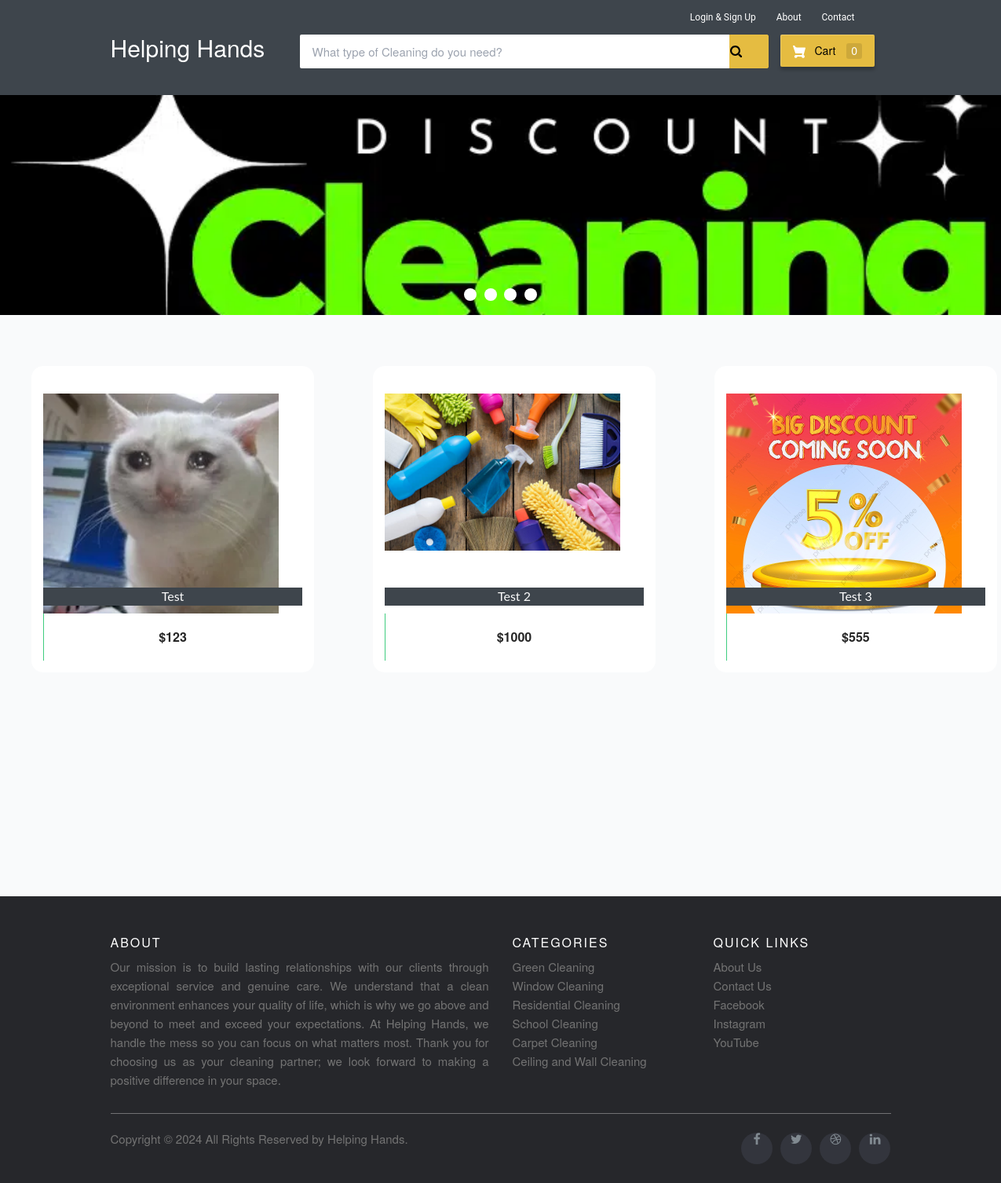
Before: / with the older database file.
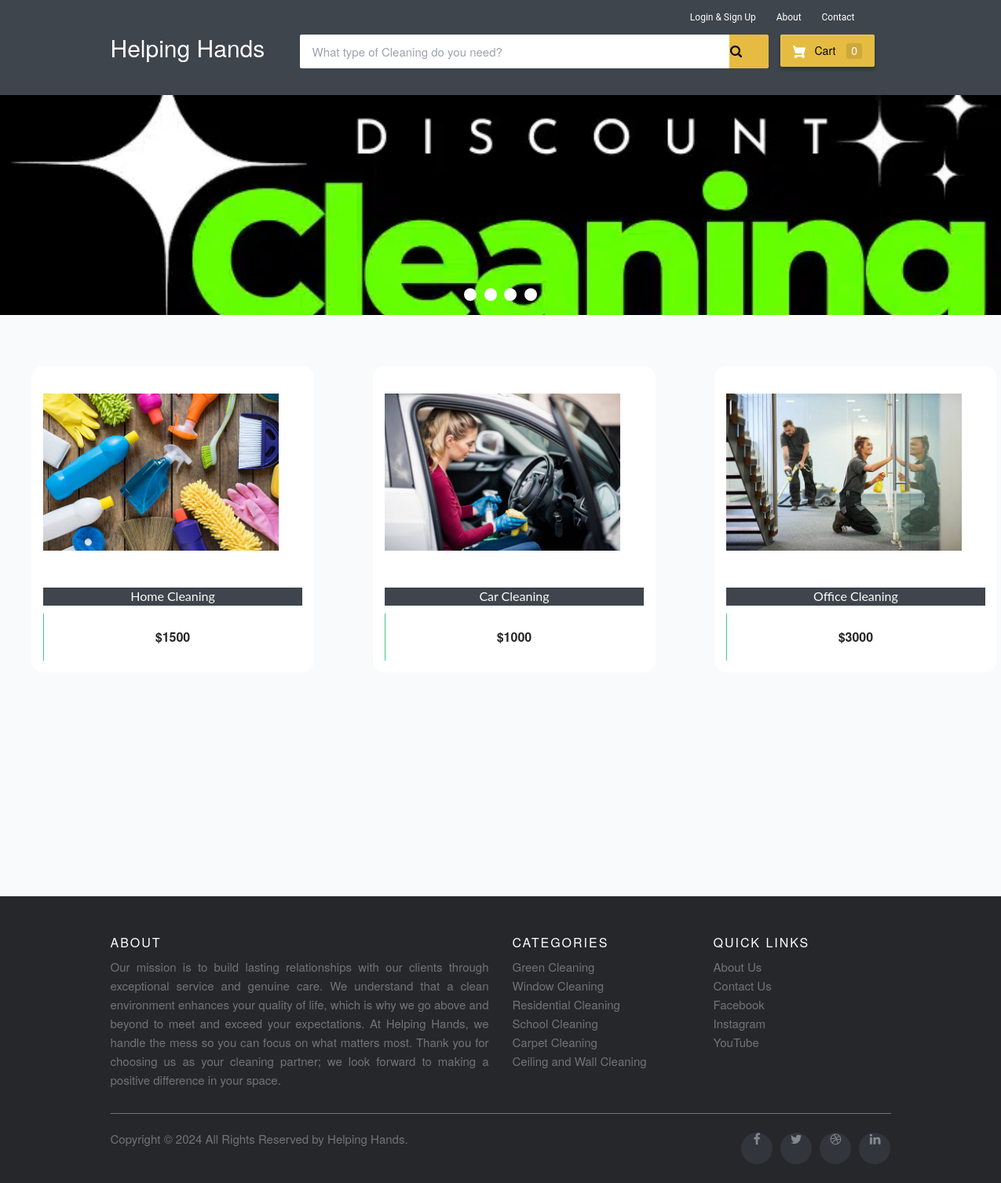
After: the same page with the newer database file.
### ecom/models.py (models this page shows, shortened)
class Product(models.Model):
    name=models.CharField(max_length=40)
    product_image= models.ImageField(upload_to='product_image/',null=True,blank=True)
    price = models.PositiveIntegerField()
    description=models.CharField(max_length=40)

### ecom/views.py (the view)
# urls.py: path('',views.home_view,name=''),
def home_view(request):
    products=models.Product.objects.all()
    if 'product_ids' in request.COOKIES:
        product_ids = request.COOKIES['product_ids']
        counter=product_ids.split('|')
        product_count_in_cart=len(set(counter))
    else:
        product_count_in_cart=0
    if request.user.is_authenticated:
        return HttpResponseRedirect('afterlogin')
    return render(request,'ecom/index.html',{'products':products,'product_count_in_cart':product_count_in_cart})

### templates/ecom/index.html (shortened to what this page needs)
{% extends 'ecom/homebase.html' %}
{% load static %}
{% block content %}
<div class="row">
  <div class="col-md-12">
    <div class="slider-container">
      <div class="menu">
        <label for="slide-dot-1"></label>
        <label for="slide-dot-2"></label>
        <label for="slide-dot-3"></label>
        <label for="slide-dot-4"></label>
      </div>
        <div class="slide slide-1"></div>
    </div>
  </div>
</div>
{%if products%}
<br>
  <div class="row">
      {% for p in products %}
      <div class="column">
      <div class="container page-wrapper" style="width: 450px;">
        <div class="page-inner">
          <div class="row">
            <div class="el-wrapper">
              <div class="box-up">
                <img class="img" src="{% static p.product_image.url %}" alt="product pic" height="300px" width="300px">
                <div class="img-info">
                  <div class="info-inner">
                    <span style="background-color:#3e454c; color:fbfbfb;"class="p-company">{{p.name}}</span>
                  </div>
                </div>
              </div>
              <div class="box-down">
                <a class="cart" href="{% url 'add-to-cart' p.id  %}">
                  <span class="price">${{p.price}}</span>
                  <span class="add-to-cart">
                    <span class="txt"><i class="fa fa-shopping-cart"></i> Add To Cart</span>
                  </span>
                </a>
              </div>
            </div>
          </div>
        </div>
      </div>
      </div>
{% if forloop.counter|divisibleby:"3" %}
    </div>
{% endif %}
  {% endfor %}
{%else%}
<h3 style="text-align:center; color:#3E454C;">No Search Found</h3>
{%endif%}
<br><br><br>
<br><br><br><br><br><br><br><br><br><br><br><br>
{% endblock content %}

Changed rows visible on the page:
removed Product: product_image (picture), name "Test", price "123"
removed Product: product_image (picture), name "Test 2", price "1000"
removed Product: product_image (picture), name "Test 3", price "555"
added Product: product_image (picture), name "Home Cleaning", price "1500"
added Product: product_image (picture), name "Car Cleaning", price "1000"
added Product: product_image (picture), name "Office Cleaning", price "3000"
